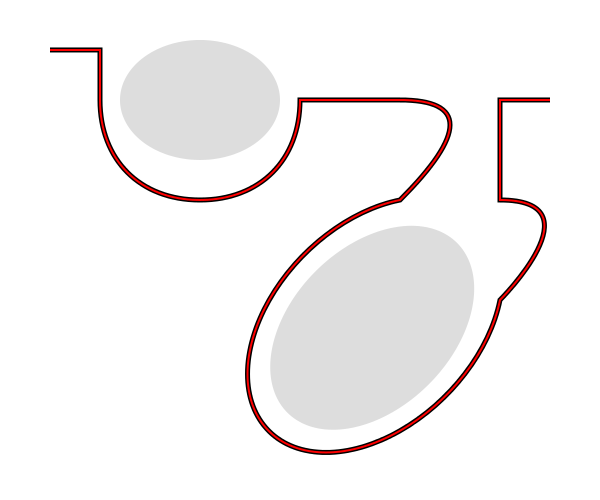

Reproduce this figure in Python.
from cp_import import cairopath

canvas = cairopath.Canvas(600,500,0xffffff)
canvas.path().m(50,50).h(50).v(50).c(0,60,40,100,100,100) \
             .s(100,-40,100,-100).t(100,0).t(0,100) \
             .ae(100,150,100,100,angle=45,sweep=0) \
             .s(100,-100,0,-100).v(-100).h(50) \
             .stroke(0,width=5)
canvas.path('m50,50h50v50c0,60 40,100 100,100' \
           +'s100,-40 100,-100t100,0t0,100' \
           +'a100,150 45 1,0 100,100' \
           +'s100,-100 0,-100v-100h50' \
           ).stroke('#f00',width=2)
canvas.ellipse(80,60,200,100).fill('#ddd')
with canvas.rotate(-45,450,250):
  canvas.ellipse(120,80,340,250).fill('#ddd')


canvas.png('cairopath6.png')
